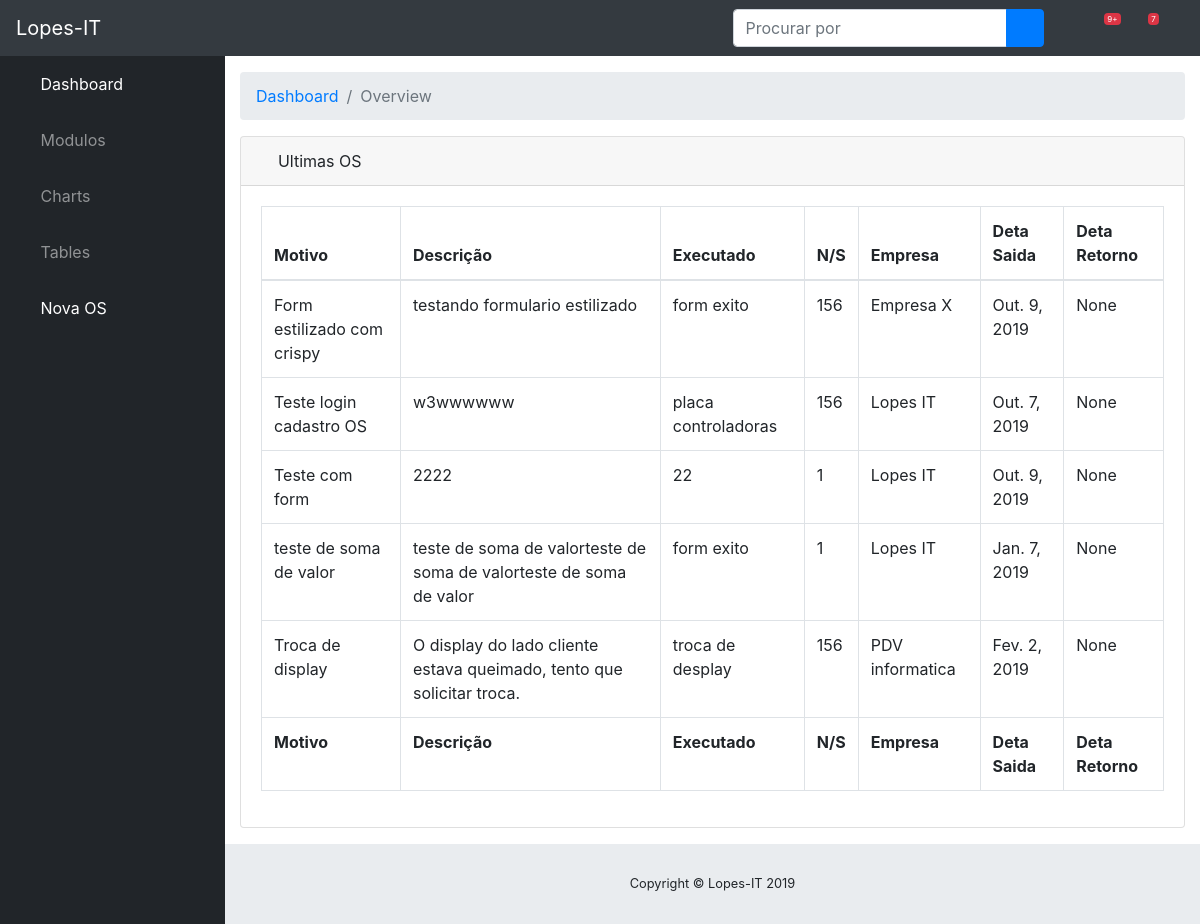
/aguardando/ (signed in), run on the app's committed database.
### patrimonial/models.py (models this page shows, shortened)
class Os(models.Model):
    motivo = models.CharField(max_length=30)
    ns = models.ForeignKey(Equipamento, on_delete=models.CASCADE)
    dt_saida = models.DateField('Data de Saida')
    dt_retorno = models.DateField('Data de Retorno', null=True, blank=True)
    descricao = models.TextField(max_length=200)
    servico_executado = models.CharField(max_length=50)
    resposavel_interno = models.CharField(max_length=50)
    resposavel_empresa = models.CharField(max_length=50)
    valor_servico = models.IntegerField()
    empresa = models.ForeignKey(Prestador_servico, on_delete=models.CASCADE)

class Equipamento(models.Model):
    descricao = models.CharField('Descrição',max_length=50)
    numero_serie = models.CharField('Numero de Serie', max_length=30)
    marca = models.ForeignKey(Marca, on_delete=models.CASCADE)
    modelo = models.ForeignKey(Modelo, on_delete=models.CASCADE)
    def __str__(self):
        return self.numero_serie

class Prestador_servico(models.Model):
    cnpj = models.IntegerField('CNPJ')
    razao_social = models.CharField(max_length=50)
    endereco = models.CharField(max_length=50)
    bairro = models.CharField(max_length=20)
    cep = models.IntegerField('CEP')
    telefone = models.CharField(max_length=20)
    def __str__(self):
        return self.razao_social

### patrimonial/views.py (the view)
# urls.py: path('aguardando/', aguardandoOS, name='aguardando'),
@login_required
def aguardandoOS(request):
    aguardando = Os.objects.filter(dt_retorno=None)
    return render(request, 'aguardando.html', locals())

### templates/aguardando.html (shortened to what this page needs)
<!DOCTYPE html>
{% extends 'base.html' %}
{% load static %}
{% block conteudo %}
        <div class="card mb-3">
          <div class="card-header">
            <i class="fas fa-table"></i>
            Ultimas OS</div>
          <div class="card-body">
            <div class="table-responsive">
              <table class="table table-bordered" id="dataTable" width="100%" cellspacing="0">
                <thead>
                  <tr>
                    <th>Motivo</th>
                    <th>Descrição</th>
                    <th>Executado</th>
                    <th>N/S</th>
                    <th>Empresa</th>
                    <th>Deta Saida</th>
                    <th>Deta Retorno</th>
                  </tr>
                </thead>
                <tfoot>
                  <tr>
                    <th>Motivo</th>
                    <th>Descrição</th>
                    <th>Executado</th>
                    <th>N/S</th>
                    <th>Empresa</th>
                    <th>Deta Saida</th>
                    <th>Deta Retorno</th>
                  </tr>
                </tfoot>
                <tbody>
                {% for i in aguardando %}
                <tr>
                    <td>{{ i.motivo }}</td>
                    <td>{{ i.descricao }}</td>
                    <td>{{ i.servico_executado }}</td>
                    <td>{{ i.ns }}</td>
                    <td>{{ i.empresa }}</td>
                    <td>{{ i.dt_saida }}</td>
                    <td>{{ i.dt_retorno }}</td>
                  </tr>
                {% endfor %}
{% endblock %}

### data on the page
Os: motivo "Form estilizado com crispy", descricao "testando formulario estilizado", servico_executado "form exito", ns "156", empresa "Empresa X", dt_saida "Out. 9, 2019", dt_retorno "None"
Os: motivo "Teste login cadastro OS", descricao "w3wwwwww", servico_executado "placa controladoras", ns "156", empresa "Lopes IT", dt_saida "Out. 7, 2019", dt_retorno "None"
Os: motivo "Teste com form", descricao "2222", servico_executado "22", ns "1", empresa "Lopes IT", dt_saida "Out. 9, 2019", dt_retorno "None"
Os: motivo "teste de soma de valor", descricao "teste de soma de valorteste de soma de valorteste de soma de valor", servico_executado "form exito", ns "1", empresa "Lopes IT", dt_saida "Jan. 7, 2019", dt_retorno "None"
Os: motivo "Troca de display", descricao "O display do lado cliente estava queimado, tento que solicitar troca.", servico_executado "troca de desplay", ns "156", empresa "PDV informatica", dt_saida "Fev. 2, 2019", dt_retorno "None"
